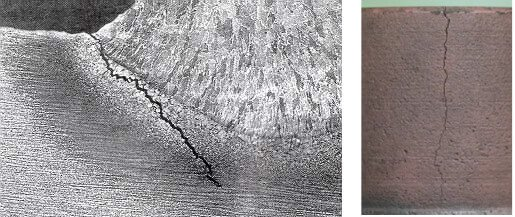
#> input picture images.jpg, 515 x 217 px
$ python 'industrial metal detection.py'
#> lines starting #> are read from the running program, lines starting #| are printed output that depends on the picture; after the words box and inside, x2 and y2 are one past the last pixel; in counts of white or black regions, pixels touching at a corner belong together
import cv2
import numpy as np

# Load the image
image = cv2.imread('images.jpg')  # Replace with your image path
#> image is the input picture: shape (217, 515, 3); mean B, G, R 145.9, 144.7, 149.7
gray = cv2.cvtColor(image, cv2.COLOR_BGR2GRAY)

# Apply Gaussian Blur
blurred = cv2.GaussianBlur(gray, (5, 5), 0)
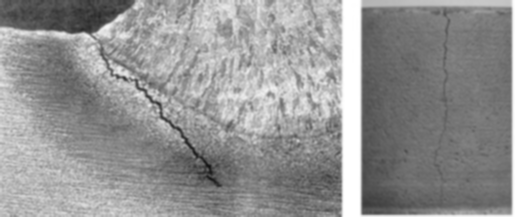
#> blurred: shape (217, 515); min 18, max 255, mean 146.3

# Apply adaptive threshold or Otsu's threshold
_, thresh = cv2.threshold(blurred, 0, 255, cv2.THRESH_BINARY_INV + cv2.THRESH_OTSU)
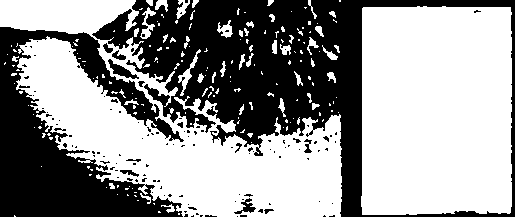
#> thresh: shape (217, 515); 58.6% white; 127 black regions (111 under 20 px), largest, box (x1, y1, x2, y2) and area: (92, 0, 515, 217) 29485, (0, 27, 184, 217) 15401, (108, 59, 139, 79) 217

# Morphological operations to remove noise
kernel = np.ones((3, 3), np.uint8)
morph = cv2.morphologyEx(thresh, cv2.MORPH_CLOSE, kernel, iterations=2)
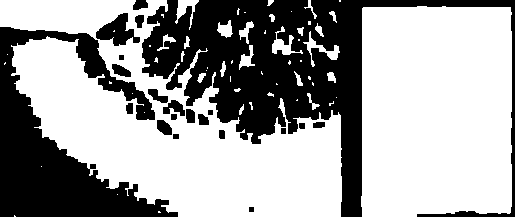
#> morph: shape (217, 515); 63% white; 21 black regions

# Find contours
contours, _ = cv2.findContours(morph, cv2.RETR_EXTERNAL, cv2.CHAIN_APPROX_SIMPLE)
#> contours = 58 contours, 38 with area under 20; largest, box (x1, y1, x2, y2) and area: (0, 0, 342, 217) 38014, (361, 6, 512, 217) 30738, (303, 31, 340, 67) 232, (272, 26, 303, 55) 232, (175, 0, 199, 30) 208

# Draw contours (defects) on original image
output = image.copy()
for cnt in contours:
    area = cv2.contourArea(cnt)
    if area > 100:  # Filter out small areas
        x, y, w, h = cv2.boundingRect(cnt)
        cv2.rectangle(output, (x, y), (x + w, y + h), (0, 0, 255), 2)
        cv2.putText(output, 'Defect', (x, y - 10), cv2.FONT_HERSHEY_SIMPLEX, 0.6, (0, 0, 255), 2)
#> this loop made 58 passes
#> (area, x, y, w, h) on passes 34, 39, 42, 45, 46, 53, 57, 58: (132, 239, 45, 16, 25), (232, 303, 31, 37, 36), (232, 272, 26, 31, 29), (105, 239, 21, 15, 23), (144, 217, 20, 16, 18), (30738, 361, 6, 151, 211), (208, 175, 0, 24, 30), (38013.5, 0, 0, 342, 217)
#> area on passes 11, 20, 21, 22, 27, 37: 40.5, 37.5, 51, 40.5, 38, 31
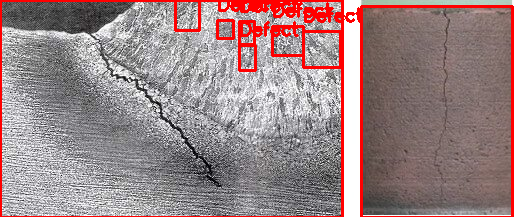
#> output: shape (217, 515, 3); 6.44% of pixels changed, all inside (x1, y1, x2, y2) = (0, 0, 514, 217)

# Display results
cv2.imshow('Original', image)
cv2.imshow('Defects Detected', output)
cv2.waitKey(0)
cv2.destroyAllWindows()

$ run again, with face.jpg copied over images.jpg
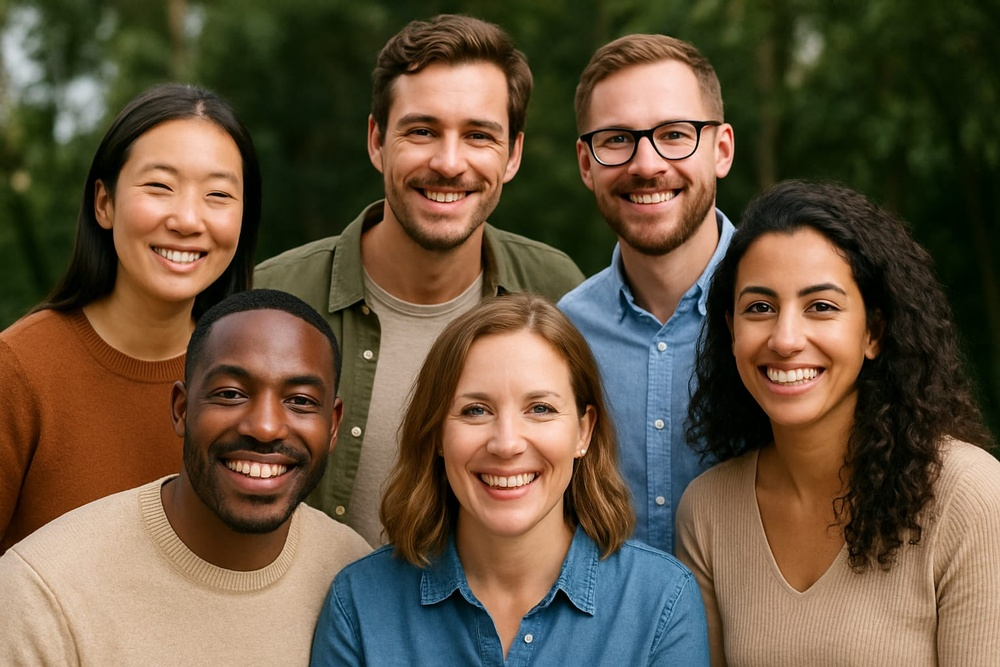
#> input picture face.jpg, 1000 x 667 px, shrunk from 1536 x 1024 before the run
#> image is the input picture: shape (667, 1000, 3); mean B, G, R 63.3, 84.7, 101.9
#> `_, thresh = cv2.threshold(blurred, 0, 255, cv2.THRESH_BINARY_INV + cv2..`:
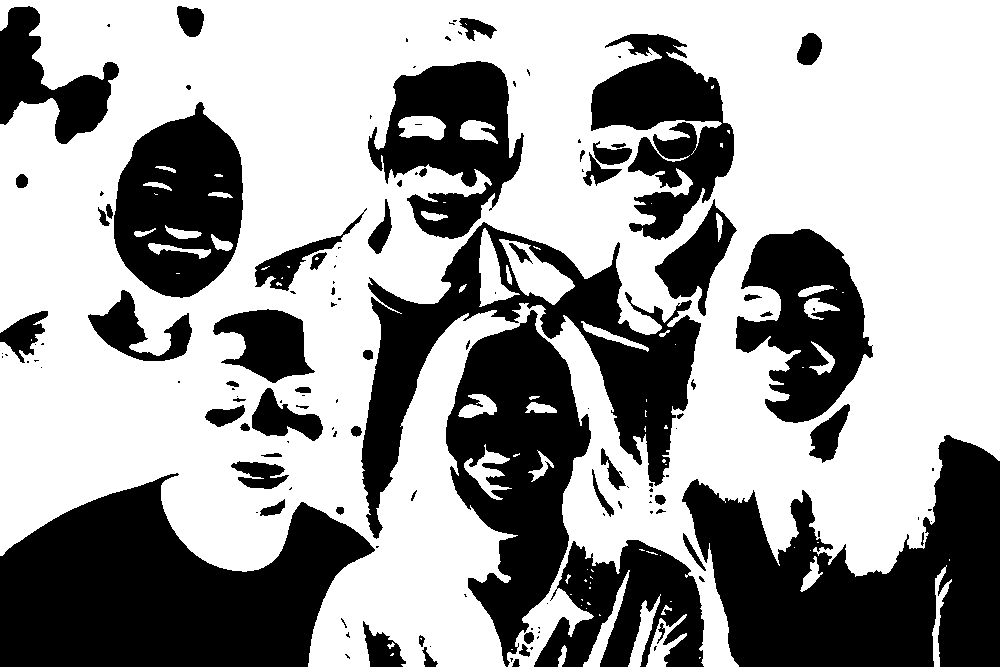
#> thresh: shape (667, 1000); 62.2% white; 140 black regions (76 under 20 px), largest, box (x1, y1, x2, y2) and area: (0, 473, 375, 667) 46368, (682, 435, 1000, 667) 42405, (361, 222, 701, 539) 28449
#> morph: shape (667, 1000); 63% white; 56 black regions
#> contours = 14 contours, 9 with area under 20; largest, box (x1, y1, x2, y2) and area: (0, 0, 1000, 667) 550938, (628, 594, 687, 667) 1690, (583, 570, 630, 667) 808, (932, 565, 952, 667) 578, (558, 645, 567, 667) 95
#> the loop `for cnt in contours:` made 14 passes
#> (area, x, y, w, h) on passes 7, 9, 10, 14: (1690, 628, 594, 59, 73), (807.5, 583, 570, 47, 97), (577.5, 932, 565, 20, 102), (550938, 0, 0, 1000, 667)
#> after the loop `for cnt in contours:`:
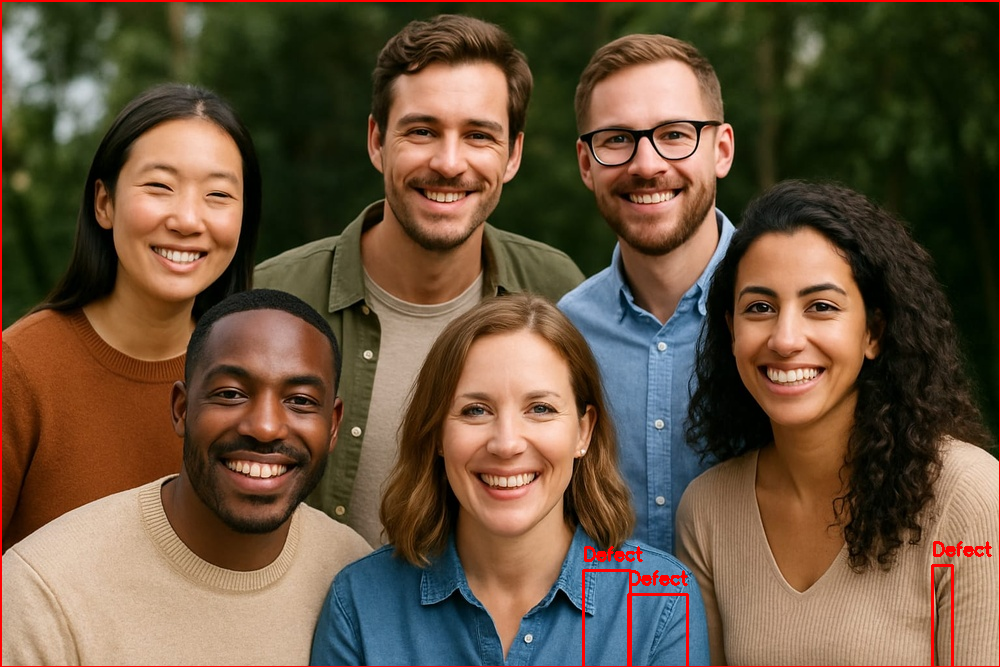
#> output: shape (667, 1000, 3); 1.24% of pixels changed, all inside (x1, y1, x2, y2) = (0, 0, 1000, 667)
